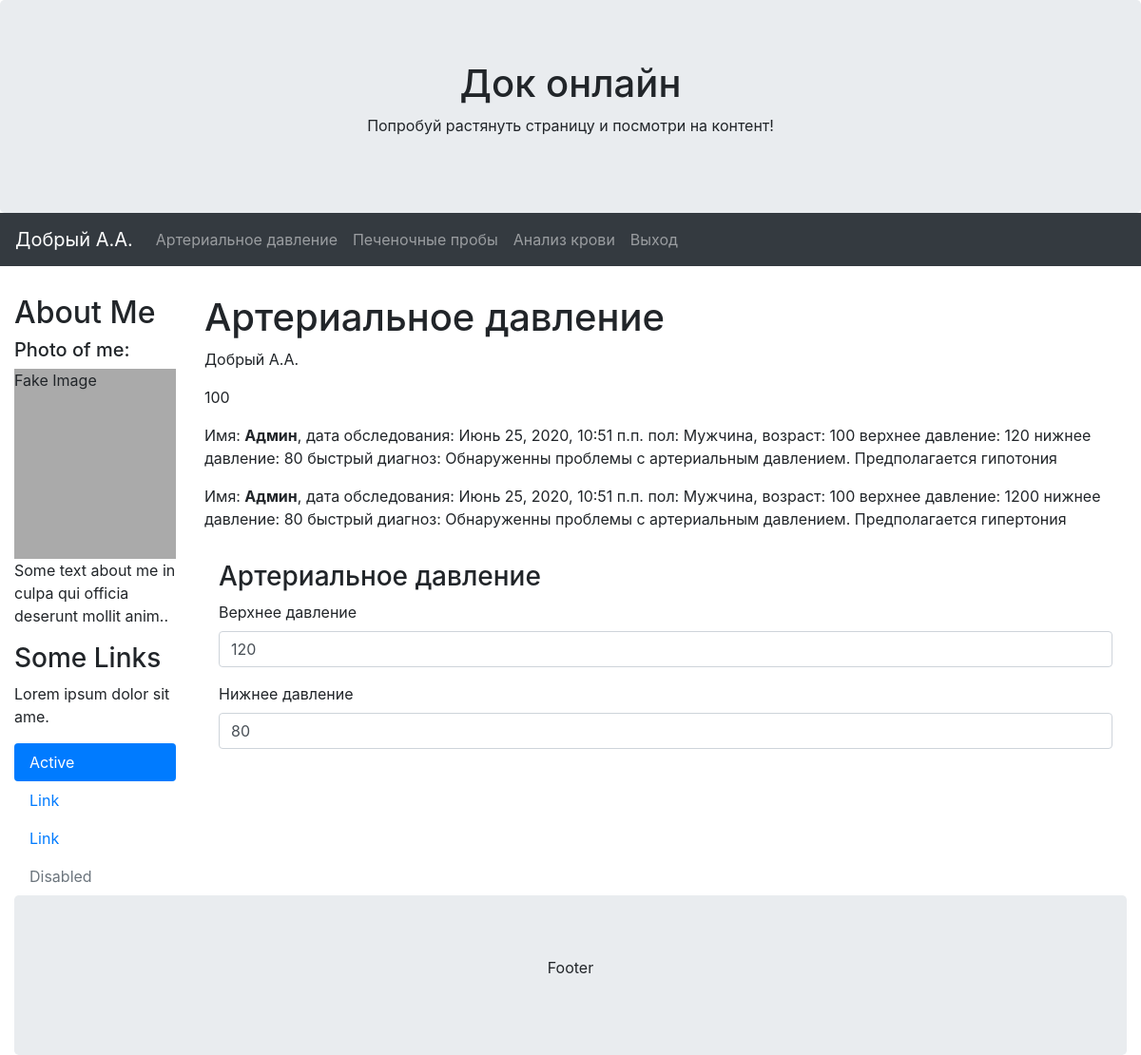
Screenshot of /monitor/bp/ (signed in) with the database file from the repository.
### account/models.py (models this page shows)
class Person(models.Model):
    SEX_LIST = (
        ('Мужчина', 'Мужчина'),
        ('Женщина', 'Женщина'),
    )
    name = models.CharField(max_length=50, verbose_name="Имя")
    patronymic = models.CharField(max_length=50, verbose_name="Отчество")
    surname = models.CharField(max_length=50, verbose_name="Фамилия")
    number = models.CharField(max_length=12, verbose_name="Номер телефона")
    sex = models.CharField(max_length=7, choices=SEX_LIST, verbose_name="Пол")
    dob = models.DateField(verbose_name="Дата рождения")
    user = models.OneToOneField(settings.AUTH_USER_MODEL, on_delete=models.CASCADE)
    class Meta:
        verbose_name = 'Профиль'
        verbose_name_plural = 'Профили'
    def __str__(self):
        return self.surname + " " + self.name[0] + "." + self.patronymic[0] + "."

### monitor/models.py (models this page shows)
class Arterial(models.Model):
    name = models.CharField(max_length=10, verbose_name="Имя", default="Владимир")
    sex = models.CharField(max_length=7, verbose_name="Пол", default="Мужчина")
    age = models.CharField(max_length=3, verbose_name="Возраст", default="45")
    bottom_pressure = models.IntegerField(verbose_name="Нижнее давление", default="80")
    top_pressure = models.IntegerField(verbose_name="Верхнее давление", default="120")
    fast_check = models.CharField(max_length=100, default='')
    date = models.DateTimeField(auto_now=True)
    person = models.ForeignKey(User, on_delete=models.CASCADE, verbose_name='Профиль', default=1)
    def __str__(self):
        return str(self.person) + " " + str(self.bottom_pressure) + " - " + str(self.top_pressure)
    class Meta:
        verbose_name = 'Артериальное давление'
        verbose_name_plural = 'Артериальное давление'

### monitor/views.py (the view, shortened to what this page needs)
# urls.py: path('bp/', bp, name='bp'),
@login_required
def bp(request):
    person = Person.objects.get(user=request.user)
    name = person.name
    sex = person.sex
    today = date.today()
    dob = person.dob
    age = today.year - dob.year
    pressure = Arterial.objects.filter(person=request.user)
    print('!!!!!!!!!!' + str(pressure))
    form = ArterialForm()
    context = {'pressure': pressure,
               'form': form,
               'person': person,
               'age': age
               }
    return render(request, 'monitor/bp.html', context)

### monitor/forms.py
class ArterialForm(forms.ModelForm):
    class Meta:
        model = Arterial
        fields = ('top_pressure', 'bottom_pressure',)

### monitor/templates/monitor/bp.html (shortened to what this page needs)
{% extends './base.html' %}
{% load bootstrap4 %}
{% block content %}
    <h1>Артериальное давление</h1>
    <p> {{person}} </p>
    <p> {{age}} </p>
    {% for pr in pressure %}
        <p> Имя: <b>{{ pr.name }}</b>,
            дата обследования: {{pr.date}}
            пол: {{pr.sex}},
            возраст: {{pr.age}}
            верхнее давление: {{pr.top_pressure}}
            нижнее давление: {{pr.bottom_pressure}}
            быстрый диагноз: {{pr.fast_check}}
        </p>
    {% endfor %}
    <div class="container-fluid">
             <div class="row">
                <div class="col-sm-12 ml-auto mt-2 pt-2 mr-auto " >
                  <h3>Артериальное давление</h3>
                    <form method="post">
                        {% bootstrap_form form layout='vertical'%}
                    </form>
                </div>
             </div>
        </div>
{% endblock %}

### monitor/templates/monitor/base.html (shortened to what this page needs)
{% load static %}
{% load bootstrap4%}
<!DOCTYPE html>
<html lang="en">
    <head>
        {% bootstrap_css %}
    </head>
    <body>
        <div class="jumbotron text-center" style="margin-bottom:0">
            <h1>Док онлайн</h1>
            <p>Попробуй растянуть страницу и посмотри на контент!</p>
        </div>
        <nav class="navbar navbar-expand-sm bg-dark navbar-dark">
            <a class="navbar-brand" href="{% url 'monitor:index' %}">{{person}} </a>
            <div class="collapse navbar-collapse" id="collapsibleNavbar">
                <ul class="navbar-nav">
                    <li class="nav-item">
                        <a class="nav-link" href="{% url 'monitor:bp' %}">Артериальное давление</a>
                    </li>
                    <li class="nav-item">
                        <a class="nav-link" href="#">Печеночные пробы</a>
                    </li>
                    <li class="nav-item">
                        <a class="nav-link" href="#">Анализ крови</a>
                    </li>
                    <li class="nav-item">
                        <a class="nav-link" href="{% url 'account:logout' %}">Выход</a>
                    </li>
                </ul>
            </div>
        </nav>
        <div class="container-fluid" style="margin-top:30px">
            <div class="row">
                <div class="col-sm-2">
                    <h2>About Me</h2>
                    <h5>Photo of me:</h5>
                    <div class="fakeimg">Fake Image</div>
                    <p>Some text about me in culpa qui officia deserunt mollit anim..</p>
                    <h3>Some Links</h3>
                    <p>Lorem ipsum dolor sit ame.</p>
                    <ul class="nav nav-pills flex-column">
                        <li class="nav-item">
                            <a class="nav-link active" href="#">Active</a>
                        </li>
                        <li class="nav-item">
                            <a class="nav-link" href="#">Link</a>
                        </li>
                        <li class="nav-item">
                            <a class="nav-link" href="#">Link</a>
                        </li>
                        <li class="nav-item">
                            <a class="nav-link disabled" href="#">Disabled</a>
                        </li>
                    </ul>
                </div>
                <div class="col-sm-10">
                    {% block content %} {% endblock %}
                </div>
            </div>
        <div class="jumbotron text-center" style="margin-bottom:0">
      <p>Footer</p>
    </div>
    </body>
</html>

### monitor/templates/monitor/base.html (style rules this page uses)
.fakeimg { height: 200px; background: #aaa; }

### rows the page displays
Person: surname+name+patronymic "Добрый А.А."
Arterial: name "Админ", date "Июнь 25, 2020, 10:51 п.п.", sex "Мужчина", age "100", top_pressure "120", bottom_pressure "80", fast_check "Обнаруженны проблемы с артериальным давлением. Предполагается гипотония"
Arterial: name "Админ", date "Июнь 25, 2020, 10:51 п.п.", sex "Мужчина", age "100", top_pressure "1200", bottom_pressure "80", fast_check "Обнаруженны проблемы с артериальным давлением. Предполагается гипертония"
